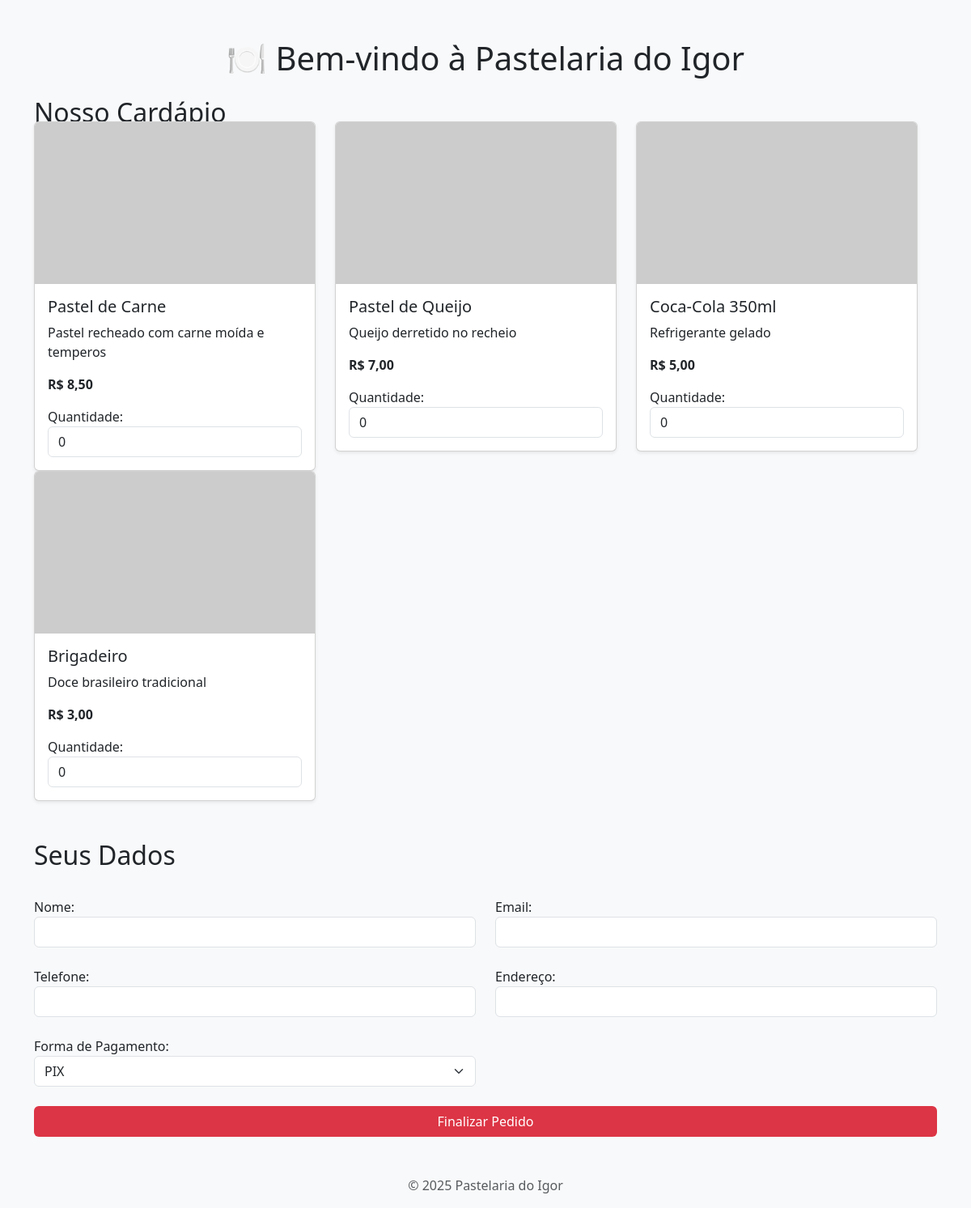
Screenshot of /Terca/pastelaria/index.php with the database file from the repository.
### tables this page shows
CREATE TABLE IF NOT EXISTS `produto` (
  `ID_produto` int(11) NOT NULL AUTO_INCREMENT,
  `nome` varchar(100) NOT NULL,
  `descricao` text,
  `preco` decimal(10,2) NOT NULL,
  `categoria` int(11) DEFAULT NULL,
  `estoque` int(11) DEFAULT '0',
  `imagem` varchar(255) DEFAULT NULL,
  PRIMARY KEY (`ID_produto`),
  KEY `categoria` (`categoria`)
);

### Terca/pastelaria/index.php (the view, shortened to what this page needs)
<?php
$conn = new mysqli("localhost", "root", "usbw", "pastelaria");
?>
<!DOCTYPE html>
<html lang="pt-br">
<head>
  <link href="https://cdn.jsdelivr.net/npm/bootstrap@5.3.0/dist/css/bootstrap.min.css" rel="stylesheet">
</head>
<body>
<div class="container my-5">
  <h1 class="text-center mb-4">🍽️ Bem-vindo à Pastelaria do Igor</h1>
  <h2 class="mb-3">Nosso Cardápio</h2>
  <form method="POST" class="row g-4">
    <div class="row">
      <?php
      $query = "SELECT * FROM produto";
      $resultado = $conn->query($query);
      while ($produto = $resultado->fetch_assoc()) {
          echo "
          <div class='col-md-4'>
            <div class='card shadow-sm'>
              <img src='https://via.placeholder.com/400x200?text=".urlencode($produto['nome'])."' class='card-img-top'>
              <div class='card-body'>
                <h5 class='card-title'>{$produto['nome']}</h5>
                <p class='card-text'>{$produto['descricao']}</p>
                <p class='card-text'><strong>R$ ".number_format($produto['preco'], 2, ',', '.')."</strong></p>
                <label>Quantidade:</label>
                <input type='number' class='form-control' name='produtos[{$produto['ID_produto']}]' min='0' max='99' value='0'>
              </div>
            </div>
          </div>";
      }
      ?>
    </div>
    <h2 class="mt-5">Seus Dados</h2>
    <div class="col-md-6">
      <label>Nome:</label>
      <input type="text" name="nome" class="form-control" required>
    </div>
    <div class="col-md-6">
      <label>Email:</label>
      <input type="email" name="email" class="form-control" required>
    </div>
    <div class="col-md-6">
      <label>Telefone:</label>
      <input type="text" name="telefone" class="form-control" required>
    </div>
    <div class="col-md-6">
      <label>Endereço:</label>
      <input type="text" name="endereco" class="form-control" required>
    </div>
    <div class="col-md-6">
      <label>Forma de Pagamento:</label>
      <select name="metodo_pagamento" class="form-select" required>
        <option value="PIX">PIX</option>
      </select>
    </div>
    <div class="col-12 mt-4">
      <button type="submit" name="fazer_pedido" class="btn btn-vermelho w-100">Finalizar Pedido</button>
    </div>
  </form>
</div>
<footer class="text-center mt-5 mb-3 text-muted">
  &copy; <?php echo date("Y"); ?> Pastelaria do Igor
</footer>
</body>
</html>

### Terca/pastelaria/index.php (style rules this page uses)
body { background-color: #f8f9fa; }
.btn-vermelho { background-color: #dc3545; color: white; }
.card-img-top { height: 200px; object-fit: cover; }

### rows the page displays
produto: nome "Pastel de Carne", descricao "Pastel recheado com carne moída e temperos", preco "8,50"
produto: nome "Pastel de Queijo", descricao "Queijo derretido no recheio", preco "7,00"
produto: nome "Coca-Cola 350ml", descricao "Refrigerante gelado", preco "5,00"
produto: nome "Brigadeiro", descricao "Doce brasileiro tradicional", preco "3,00"
